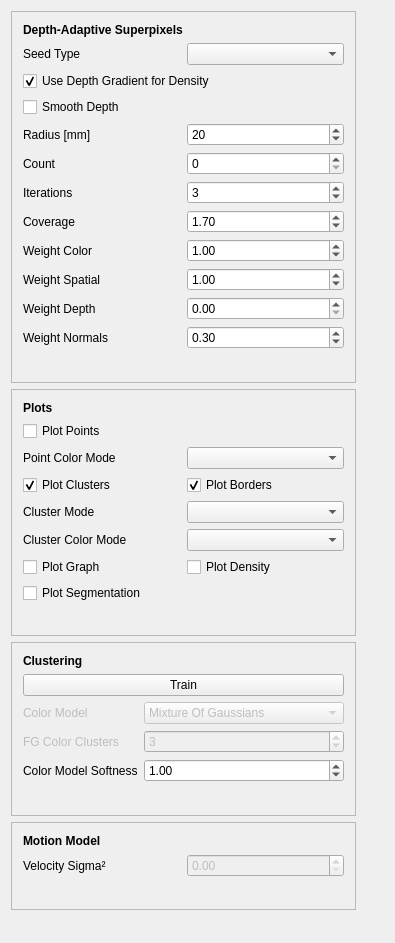
<?xml version="1.0" encoding="UTF-8"?>
<ui version="4.0">
 <class>WdgtSuperpixelParametersClass</class>
 <widget class="QWidget" name="WdgtSuperpixelParametersClass">
  <property name="geometry">
   <rect>
    <x>0</x>
    <y>0</y>
    <width>395</width>
    <height>943</height>
   </rect>
  </property>
  <property name="windowTitle">
   <string>Depth-Adaptive Super Pixels Parameters</string>
  </property>
  <layout class="QGridLayout" name="gridLayout">
   <item row="0" column="0">
    <widget class="QFrame" name="frame">
     <property name="frameShape">
      <enum>QFrame::StyledPanel</enum>
     </property>
     <property name="frameShadow">
      <enum>QFrame::Raised</enum>
     </property>
     <layout class="QGridLayout" name="gridLayout_2">
      <item row="10" column="0">
       <widget class="QLabel" name="label">
        <property name="text">
         <string>Weight Spatial</string>
        </property>
       </widget>
      </item>
      <item row="12" column="1">
       <widget class="QDoubleSpinBox" name="doubleSpinBoxWeightDepth">
        <property name="maximum">
         <double>10.000000000000000</double>
        </property>
        <property name="singleStep">
         <double>0.100000000000000</double>
        </property>
        <property name="value">
         <double>0.000000000000000</double>
        </property>
       </widget>
      </item>
      <item row="13" column="1">
       <widget class="QDoubleSpinBox" name="doubleSpinBoxWeightNormal">
        <property name="maximum">
         <double>10.000000000000000</double>
        </property>
        <property name="singleStep">
         <double>0.100000000000000</double>
        </property>
        <property name="value">
         <double>0.300000000000000</double>
        </property>
       </widget>
      </item>
      <item row="0" column="0" colspan="2">
       <widget class="QLabel" name="label_8">
        <property name="font">
         <font>
          <weight>75</weight>
          <bold>true</bold>
         </font>
        </property>
        <property name="text">
         <string>Depth-Adaptive Superpixels</string>
        </property>
       </widget>
      </item>
      <item row="8" column="0">
       <widget class="QLabel" name="label_6">
        <property name="text">
         <string>Coverage</string>
        </property>
       </widget>
      </item>
      <item row="10" column="1">
       <widget class="QDoubleSpinBox" name="doubleSpinBoxWeightSpatial">
        <property name="maximum">
         <double>10.000000000000000</double>
        </property>
        <property name="singleStep">
         <double>0.100000000000000</double>
        </property>
        <property name="value">
         <double>1.000000000000000</double>
        </property>
       </widget>
      </item>
      <item row="12" column="0">
       <widget class="QLabel" name="label_2">
        <property name="text">
         <string>Weight Depth</string>
        </property>
       </widget>
      </item>
      <item row="13" column="0">
       <widget class="QLabel" name="label_7">
        <property name="text">
         <string>Weight Normals</string>
        </property>
       </widget>
      </item>
      <item row="7" column="0">
       <widget class="QLabel" name="label_3">
        <property name="text">
         <string>Iterations</string>
        </property>
       </widget>
      </item>
      <item row="7" column="1">
       <widget class="QSpinBox" name="spinBoxIterations">
        <property name="maximum">
         <number>10</number>
        </property>
        <property name="value">
         <number>3</number>
        </property>
       </widget>
      </item>
      <item row="8" column="1">
       <widget class="QDoubleSpinBox" name="doubleSpinBoxCoverage">
        <property name="maximum">
         <double>10.000000000000000</double>
        </property>
        <property name="singleStep">
         <double>0.100000000000000</double>
        </property>
        <property name="value">
         <double>1.700000000000000</double>
        </property>
       </widget>
      </item>
      <item row="2" column="0">
       <widget class="QLabel" name="label_15">
        <property name="text">
         <string>Seed Type</string>
        </property>
       </widget>
      </item>
      <item row="2" column="1">
       <widget class="QComboBox" name="comboBoxSeedType">
        <property name="minimumSize">
         <size>
          <width>150</width>
          <height>0</height>
         </size>
        </property>
        <property name="currentIndex">
         <number>-1</number>
        </property>
       </widget>
      </item>
      <item row="9" column="0">
       <widget class="QLabel" name="label_4">
        <property name="text">
         <string>Weight Color</string>
        </property>
       </widget>
      </item>
      <item row="9" column="1">
       <widget class="QDoubleSpinBox" name="doubleSpinBoxWeightColor">
        <property name="maximum">
         <double>10.000000000000000</double>
        </property>
        <property name="singleStep">
         <double>0.100000000000000</double>
        </property>
        <property name="value">
         <double>1.000000000000000</double>
        </property>
       </widget>
      </item>
      <item row="5" column="1">
       <widget class="QDoubleSpinBox" name="doubleSpinBoxRadius">
        <property name="decimals">
         <number>0</number>
        </property>
        <property name="maximum">
         <double>1000.000000000000000</double>
        </property>
        <property name="singleStep">
         <double>1.000000000000000</double>
        </property>
        <property name="value">
         <double>20.000000000000000</double>
        </property>
       </widget>
      </item>
      <item row="5" column="0">
       <widget class="QLabel" name="label_5">
        <property name="text">
         <string>Radius [mm]</string>
        </property>
       </widget>
      </item>
      <item row="3" column="0" colspan="2">
       <widget class="QCheckBox" name="checkBoxGradientAdaptive">
        <property name="text">
         <string>Use Depth Gradient for Density</string>
        </property>
        <property name="checked">
         <bool>true</bool>
        </property>
       </widget>
      </item>
      <item row="16" column="0">
       <spacer name="verticalSpacer_2">
        <property name="orientation">
         <enum>Qt::Vertical</enum>
        </property>
        <property name="sizeHint" stdset="0">
         <size>
          <width>20</width>
          <height>40</height>
         </size>
        </property>
       </spacer>
      </item>
      <item row="4" column="0">
       <widget class="QCheckBox" name="checkBoxSmoothDepth">
        <property name="text">
         <string>Smooth Depth</string>
        </property>
       </widget>
      </item>
      <item row="6" column="0">
       <widget class="QLabel" name="label_20">
        <property name="text">
         <string>Count</string>
        </property>
       </widget>
      </item>
      <item row="6" column="1">
       <widget class="QSpinBox" name="spinBoxSuperCount">
        <property name="maximum">
         <number>9999</number>
        </property>
        <property name="singleStep">
         <number>100</number>
        </property>
       </widget>
      </item>
     </layout>
    </widget>
   </item>
   <item row="0" column="4">
    <spacer name="horizontalSpacer">
     <property name="orientation">
      <enum>Qt::Horizontal</enum>
     </property>
     <property name="sizeHint" stdset="0">
      <size>
       <width>40</width>
       <height>20</height>
      </size>
     </property>
    </spacer>
   </item>
   <item row="1" column="0">
    <widget class="QFrame" name="frame_4">
     <property name="frameShape">
      <enum>QFrame::StyledPanel</enum>
     </property>
     <property name="frameShadow">
      <enum>QFrame::Raised</enum>
     </property>
     <layout class="QGridLayout" name="gridLayout_5">
      <item row="0" column="0" colspan="2">
       <widget class="QLabel" name="label_16">
        <property name="font">
         <font>
          <weight>75</weight>
          <bold>true</bold>
         </font>
        </property>
        <property name="text">
         <string>Plots</string>
        </property>
        <property name="alignment">
         <set>Qt::AlignLeading|Qt::AlignLeft|Qt::AlignVCenter</set>
        </property>
       </widget>
      </item>
      <item row="1" column="0" colspan="2">
       <widget class="QCheckBox" name="checkBoxPlotPoints">
        <property name="text">
         <string>Plot Points</string>
        </property>
        <property name="checked">
         <bool>false</bool>
        </property>
       </widget>
      </item>
      <item row="2" column="1">
       <widget class="QComboBox" name="comboBoxPlotPointsColor">
        <property name="minimumSize">
         <size>
          <width>150</width>
          <height>0</height>
         </size>
        </property>
       </widget>
      </item>
      <item row="6" column="1">
       <widget class="QComboBox" name="comboBoxPlotClusterColor"/>
      </item>
      <item row="2" column="0">
       <widget class="QLabel" name="label_17">
        <property name="text">
         <string>Point Color Mode</string>
        </property>
       </widget>
      </item>
      <item row="6" column="0">
       <widget class="QLabel" name="label_18">
        <property name="text">
         <string>Cluster Color Mode</string>
        </property>
       </widget>
      </item>
      <item row="5" column="0">
       <widget class="QLabel" name="label_19">
        <property name="text">
         <string>Cluster Mode</string>
        </property>
       </widget>
      </item>
      <item row="5" column="1">
       <widget class="QComboBox" name="comboBoxPlotClusterMode"/>
      </item>
      <item row="4" column="0">
       <widget class="QCheckBox" name="checkBoxPlotClusters">
        <property name="text">
         <string>Plot Clusters</string>
        </property>
        <property name="checked">
         <bool>true</bool>
        </property>
       </widget>
      </item>
      <item row="10" column="0" colspan="2">
       <spacer name="verticalSpacer_5">
        <property name="orientation">
         <enum>Qt::Vertical</enum>
        </property>
        <property name="sizeHint" stdset="0">
         <size>
          <width>20</width>
          <height>40</height>
         </size>
        </property>
       </spacer>
      </item>
      <item row="8" column="0">
       <widget class="QCheckBox" name="checkBoxPlotGraph">
        <property name="text">
         <string>Plot Graph</string>
        </property>
       </widget>
      </item>
      <item row="8" column="1">
       <widget class="QCheckBox" name="checkBoxPlotDensity">
        <property name="text">
         <string>Plot Density</string>
        </property>
       </widget>
      </item>
      <item row="4" column="1">
       <widget class="QCheckBox" name="checkBoxPlotBorders">
        <property name="text">
         <string>Plot Borders</string>
        </property>
        <property name="checked">
         <bool>true</bool>
        </property>
       </widget>
      </item>
      <item row="9" column="0">
       <widget class="QCheckBox" name="checkBoxPlotSegments">
        <property name="text">
         <string>Plot Segmentation</string>
        </property>
       </widget>
      </item>
     </layout>
    </widget>
   </item>
   <item row="11" column="0">
    <widget class="QFrame" name="frame_2">
     <property name="frameShape">
      <enum>QFrame::StyledPanel</enum>
     </property>
     <property name="frameShadow">
      <enum>QFrame::Raised</enum>
     </property>
     <layout class="QGridLayout" name="gridLayout_3">
      <item row="0" column="0" colspan="2">
       <widget class="QLabel" name="label_9">
        <property name="font">
         <font>
          <weight>75</weight>
          <bold>true</bold>
         </font>
        </property>
        <property name="text">
         <string>Clustering</string>
        </property>
       </widget>
      </item>
      <item row="2" column="0">
       <widget class="QLabel" name="label_10">
        <property name="enabled">
         <bool>false</bool>
        </property>
        <property name="text">
         <string>Color Model</string>
        </property>
       </widget>
      </item>
      <item row="2" column="1">
       <widget class="QComboBox" name="comboBoxColorModel">
        <property name="enabled">
         <bool>false</bool>
        </property>
        <property name="minimumSize">
         <size>
          <width>200</width>
          <height>0</height>
         </size>
        </property>
        <item>
         <property name="text">
          <string>Mixture Of Gaussians</string>
         </property>
        </item>
       </widget>
      </item>
      <item row="3" column="0">
       <widget class="QLabel" name="label_11">
        <property name="enabled">
         <bool>false</bool>
        </property>
        <property name="text">
         <string>FG Color Clusters</string>
        </property>
       </widget>
      </item>
      <item row="3" column="1">
       <widget class="QSpinBox" name="spinBoxColorClusters">
        <property name="enabled">
         <bool>false</bool>
        </property>
        <property name="minimum">
         <number>1</number>
        </property>
        <property name="maximum">
         <number>9</number>
        </property>
        <property name="singleStep">
         <number>3</number>
        </property>
        <property name="value">
         <number>3</number>
        </property>
       </widget>
      </item>
      <item row="4" column="1">
       <widget class="QDoubleSpinBox" name="doubleSpinBoxColorSoftness">
        <property name="minimum">
         <double>0.100000000000000</double>
        </property>
        <property name="maximum">
         <double>2.000000000000000</double>
        </property>
        <property name="singleStep">
         <double>0.100000000000000</double>
        </property>
        <property name="value">
         <double>1.000000000000000</double>
        </property>
       </widget>
      </item>
      <item row="4" column="0">
       <widget class="QLabel" name="label_14">
        <property name="text">
         <string>Color Model Softness</string>
        </property>
       </widget>
      </item>
      <item row="1" column="0" colspan="2">
       <widget class="QPushButton" name="pushButtonColorModelTrain">
        <property name="text">
         <string>Train</string>
        </property>
       </widget>
      </item>
      <item row="5" column="0">
       <spacer name="verticalSpacer_3">
        <property name="orientation">
         <enum>Qt::Vertical</enum>
        </property>
        <property name="sizeHint" stdset="0">
         <size>
          <width>20</width>
          <height>40</height>
         </size>
        </property>
       </spacer>
      </item>
     </layout>
    </widget>
   </item>
   <item row="12" column="0">
    <widget class="QFrame" name="frame_3">
     <property name="frameShape">
      <enum>QFrame::StyledPanel</enum>
     </property>
     <property name="frameShadow">
      <enum>QFrame::Raised</enum>
     </property>
     <layout class="QGridLayout" name="gridLayout_4">
      <item row="0" column="0" colspan="2">
       <widget class="QLabel" name="label_12">
        <property name="font">
         <font>
          <weight>75</weight>
          <bold>true</bold>
         </font>
        </property>
        <property name="text">
         <string>Motion Model</string>
        </property>
       </widget>
      </item>
      <item row="3" column="0">
       <spacer name="verticalSpacer_4">
        <property name="orientation">
         <enum>Qt::Vertical</enum>
        </property>
        <property name="sizeHint" stdset="0">
         <size>
          <width>20</width>
          <height>40</height>
         </size>
        </property>
       </spacer>
      </item>
      <item row="1" column="0">
       <widget class="QLabel" name="label_13">
        <property name="text">
         <string>Velocity Sigma²</string>
        </property>
       </widget>
      </item>
      <item row="1" column="1">
       <widget class="QDoubleSpinBox" name="doubleSpinBoxMotionSigma2">
        <property name="enabled">
         <bool>false</bool>
        </property>
       </widget>
      </item>
     </layout>
    </widget>
   </item>
   <item row="13" column="0">
    <spacer name="verticalSpacer">
     <property name="orientation">
      <enum>Qt::Vertical</enum>
     </property>
     <property name="sizeHint" stdset="0">
      <size>
       <width>20</width>
       <height>40</height>
      </size>
     </property>
    </spacer>
   </item>
  </layout>
 </widget>
 <layoutdefault spacing="6" margin="11"/>
 <resources/>
 <connections/>
</ui>
